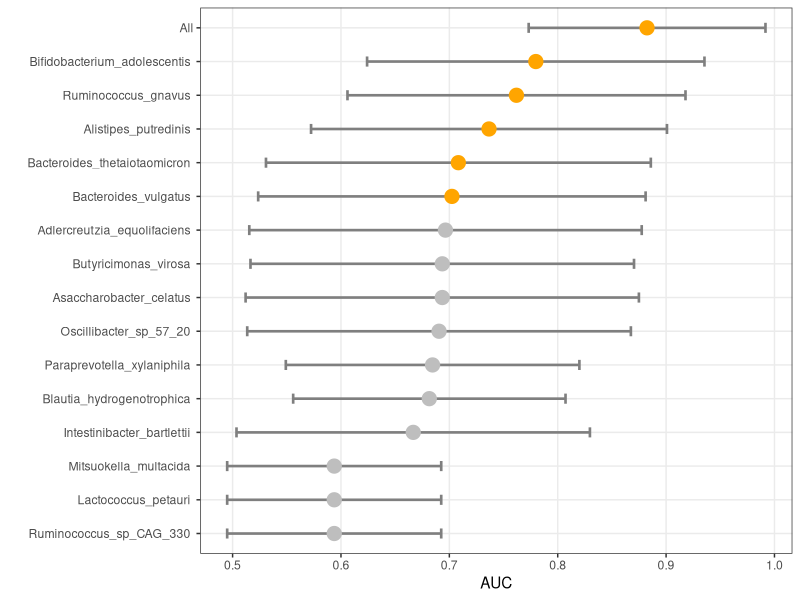
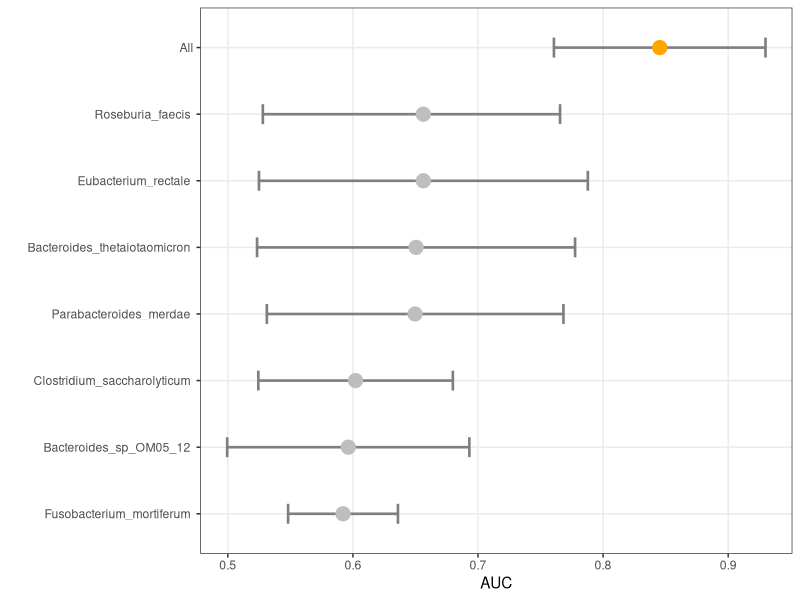

Recreate these plots in R, in order.
## ---- chunk 1
library(ggplot2)
warning = FALSE
## ---- chunk 2
data <- read.table("tables/species_markers_binary_sVNT_AUC.txt", sep="\t", header = T, check.names = F)
data$L <- as.numeric(sapply(data$`95CI`, function(x){unlist(strsplit(x, "-"))[1]}))
data$U <- as.numeric(sapply(data$`95CI`, function(x){unlist(strsplit(x, "-"))[2]}))
## ---- chunk 3
data.snv <- data[data$vaccine=="SinoVAC+sVNT",]
data.snv$color <- sapply(data.snv$AUC, function(x){if(x>0.7){return("Orange")}else{return("grey28")}})
data.snv$species <- factor(data.snv$species, levels=data.snv[order(data.snv$AUC), "species"])

p <- ggplot(data.snv, aes(y = species, x = AUC, xmin = L, xmax = U, color=color)) +
  geom_errorbarh(height = .3, size=.9, color = "gray50") +
  geom_point(size = 4.5) +
  scale_color_manual(values=c("grey", "orange"))+
  theme_bw() +
  theme(strip.text.y = element_text(angle = 180),
        panel.grid.minor = element_blank(),
        legend.position = "none") +
  ylab("") +
  xlab("AUC")
p
# ggsave("forestplot-SNV_sVNT10_60perc_AUC.pdf", width = 4, height = 4.5, useDingbats=FALSE)
## ---- chunk 4
data.bnt <- data[data$vaccine=="BioNTech+sVNT ",]
data.bnt$color <- sapply(data.bnt$AUC, function(x){if(x>0.7){return("Orange")}else{return("grey28")}})
data.bnt$species <- factor(data.bnt$species, levels=data.bnt[order(data.bnt$AUC), "species"])

p <- ggplot(data.bnt, aes(y = species, x = AUC, xmin = L, xmax = U, color=color)) +
  geom_errorbarh(height = .3, size=.9, color = "gray50") +
  geom_point(size = 4.5) +
  scale_color_manual(values=c("grey", "orange"))+
  theme_bw() +
  theme(strip.text.y = element_text(angle = 180),
        panel.grid.minor = element_blank(),
        legend.position = "none") +
  ylab("") +
  xlab("AUC")
p
# ggsave("forestplot-BNT_sVNT200_Q1_AUC.pdf", width = 4, height = 4.5, useDingbats=FALSE)
